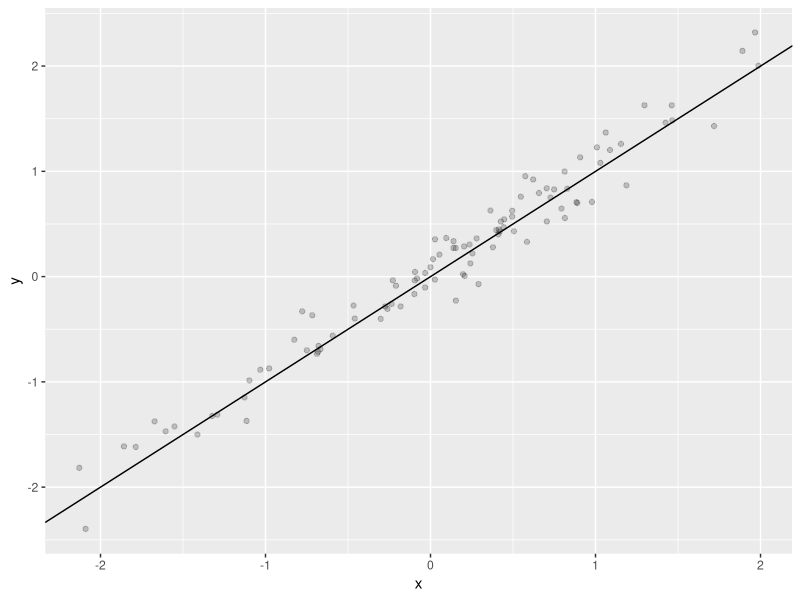

R code for this plot:
##### Command Line Practice ##################

####loading packages########
library(dplyr)
library(ggplot2)

#Creating the data set

dat <- tibble(x = rnorm(100), y = x + rnorm(100, sd = 0.2))

#Plotting figure

ggplot(dat, aes(x, y)) + 
  geom_point(alpha = 0.2) +
  geom_abline(slope = 1, intercept = 0)

